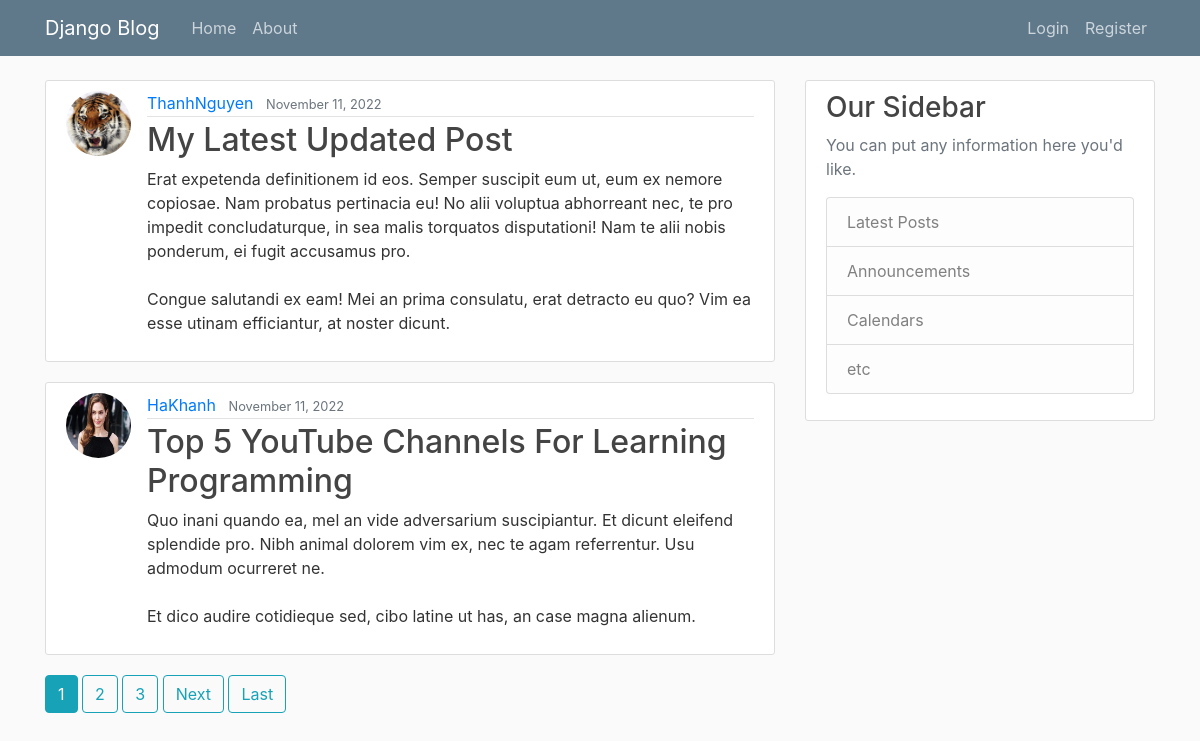
The page / on the database its author committed.
### blog/models.py (models this page shows, shortened)
class Post(models.Model):
    author = models.ForeignKey(User, on_delete=models.CASCADE)
    title = models.CharField(max_length=100)
    content = models.TextField()
    date_posted = models.DateTimeField(default=timezone.now)

### users/models.py (models this page shows, shortened)
class Profile(models.Model):
    user = models.OneToOneField(User, on_delete=models.CASCADE)
    image = models.ImageField(default='default.jpg', upload_to='profile_pics')

### blog/views.py (the view)
# urls.py: path('', PostListView.as_view(), name='blog-home'),
class PostListView(ListView):
    model = Post
    template_name = 'blog/home.html'  # <app>/<model>_<viewtype>.html
    context_object_name = 'posts'
    ordering = ['-date_posted']
    paginate_by = 2

### blog/templates/blog/home.html (shortened to what this page needs)
{% extends "blog/base.html" %}
{% block content %}
    {% for post in posts %}
        <article class="media content-section">
          <img class="rounded-circle article-img" src="{{ post.author.profile.image.url }}">
          <div class="media-body">
            <div class="article-metadata">
              <a class="mr-2" href="{% url 'user-posts' post.author.username %}">{{ post.author }}</a>
              <small class="text-muted">{{ post.date_posted|date:"F d, Y" }}</small>
            </div>
            <h2><a class="article-title" href="{% url 'post-detail' post.id %}">{{ post.title }}</a></h2>
            <p class="article-content">{{ post.content }}</p>
          </div>
        </article>
    {% endfor %}
    {% if is_paginated %}
      {% for num in page_obj.paginator.page_range %}
        {% if page_obj.number == num %}
          <a class="btn btn-info mb-4" href="?page={{ num }}">{{ num }}</a>
        {% elif num > page_obj.number|add:'-3' and num < page_obj.number|add:'3' %}
          <a class="btn btn-outline-info mb-4" href="?page={{ num }}">{{ num }}</a>
        {% endif %}
      {% endfor %}
      {% if page_obj.has_next %}
        <a class="btn btn-outline-info mb-4" href="?page={{ page_obj.next_page_number }}">Next</a>
        <a class="btn btn-outline-info mb-4" href="?page={{ page_obj.paginator.num_pages }}">Last</a>
      {% endif %}
    {% endif %}
{% endblock %}

### blog/templates/blog/base.html (shortened to what this page needs)
{% load static %}
<!DOCTYPE html>
<html lang="en">
<head>
    <link rel="stylesheet" href="https://cdn.jsdelivr.net/npm/bootstrap@4.3.1/dist/css/bootstrap.min.css">
    <link rel="stylesheet" type="text/css" href="{% static 'blog/main.css' %}">
</head>
<body>
    <header class="site-header">
        <nav class="navbar navbar-expand-md navbar-dark bg-steel fixed-top">
            <div class="container">
            <a class="navbar-brand mr-4" href="/">Django Blog</a>
            <div class="collapse navbar-collapse" id="navbarToggle">
                <div class="navbar-nav mr-auto">
                <a class="nav-item nav-link" href="/">Home</a>
                <a class="nav-item nav-link" href="/about">About</a>
                </div>
                <div class="navbar-nav">
                    {% if user.is_authenticated %}
                    <a class="nav-item nav-link" href="{% url 'post-create' %}">New Post</a>
                    <a class="nav-item nav-link" href="{% url 'profile' %}">Profile</a>
                    <a class="nav-item nav-link" href="{% url 'logout' %}">Logout</a>
                    {% else %}
                        <a class="nav-item nav-link" href="{% url 'login' %}">Login</a>
                        <a class="nav-item nav-link" href="{% url 'register' %}">Register</a>
                    {% endif %}
                </div>
            </div>
            </div>
        </nav>
    </header>
    <main role="main" class="container">
        <div class="row">
            <div class="col-md-8">
            {% block content %}{% endblock %}
            </div>
            <div class="col-md-4">
            <div class="content-section">
                <h3>Our Sidebar</h3>
                <p class="text-muted">You can put any information here you'd like.
                <ul class="list-group">
                    <li class="list-group-item list-group-item-light">Latest Posts</li>
                    <li class="list-group-item list-group-item-light">Announcements</li>
                    <li class="list-group-item list-group-item-light">Calendars</li>
                    <li class="list-group-item list-group-item-light">etc</li>
                </ul>
                </p>
            </div>
            </div>
        </div>
    </main>
</body>
</html>

### blog/static/blog/main.css (style rules this page uses)
body { background: #fafafa; color: #333333; margin-top: 5rem; }
h1, h2, h3, h4, h5, h6 { color: #444444; }
ul { margin: 0; }
.bg-steel { background-color: #5f788a; }
.site-header .navbar-nav .nav-link { color: #cbd5db; }
.content-section { background: #ffffff; padding: 10px 20px; border: 1px solid #dddddd; border-radius: 3px; margin-bottom: 20px; }
.article-title { color: #444444; }
.article-content { white-space: pre-line; }
.article-img { height: 65px; width: 65px; margin-right: 16px; }
.article-metadata { padding-bottom: 1px; margin-bottom: 4px; border-bottom: 1px solid #e3e3e3 }

### rows shown on the page
Post: author.profile.image (picture), author "ThanhNguyen", date_posted "November 11, 2022", title "My Latest Updated Post", content "Erat expetenda definitionem id eos. Semper suscipit eum ut, eum ex nemore copiosae. Nam probatus pertinacia eu! No alii voluptua abhorreant nec, te pro impedit concludaturque, in sea malis torquatos disputationi! Nam te alii nobis ponderum, ei fugit accusamus pro. Congue salutandi ex eam! Mei an prima consulatu, erat detracto eu quo? Vim ea esse utinam efficiantur, at noster dicunt."
Post: author.profile.image (picture), author "HaKhanh", date_posted "November 11, 2022", title "Top 5 YouTube Channels For Learning Programming", content "Quo inani quando ea, mel an vide adversarium suscipiantur. Et dicunt eleifend splendide pro. Nibh animal dolorem vim ex, nec te agam referrentur. Usu admodum ocurreret ne. Et dico audire cotidieque sed, cibo latine ut has, an case magna alienum."

### other values the page prints
{{ num }} "1"
{{ num }} "2" "3"
